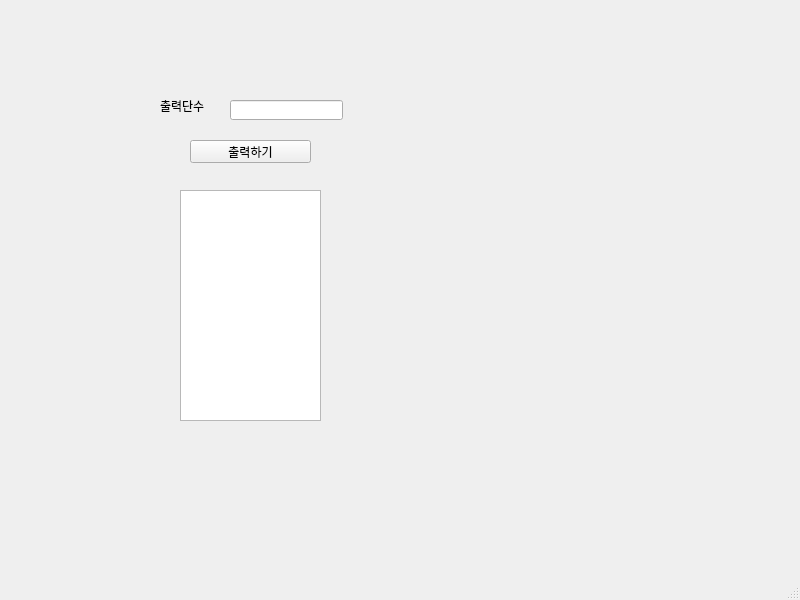
<?xml version="1.0" encoding="UTF-8"?>
<ui version="4.0">
 <class>MainWindow</class>
 <widget class="QMainWindow" name="MainWindow">
  <property name="geometry">
   <rect>
    <x>0</x>
    <y>0</y>
    <width>800</width>
    <height>600</height>
   </rect>
  </property>
  <property name="windowTitle">
   <string>MainWindow</string>
  </property>
  <widget class="QWidget" name="centralwidget">
   <widget class="QLabel" name="lbl">
    <property name="geometry">
     <rect>
      <x>160</x>
      <y>100</y>
      <width>56</width>
      <height>12</height>
     </rect>
    </property>
    <property name="text">
     <string>출력단수</string>
    </property>
   </widget>
   <widget class="QLineEdit" name="le">
    <property name="geometry">
     <rect>
      <x>230</x>
      <y>100</y>
      <width>113</width>
      <height>20</height>
     </rect>
    </property>
   </widget>
   <widget class="QPushButton" name="pb">
    <property name="geometry">
     <rect>
      <x>190</x>
      <y>140</y>
      <width>121</width>
      <height>23</height>
     </rect>
    </property>
    <property name="text">
     <string>출력하기</string>
    </property>
   </widget>
   <widget class="QTextEdit" name="td">
    <property name="geometry">
     <rect>
      <x>180</x>
      <y>190</y>
      <width>141</width>
      <height>231</height>
     </rect>
    </property>
   </widget>
  </widget>
  <widget class="QMenuBar" name="menubar">
   <property name="geometry">
    <rect>
     <x>0</x>
     <y>0</y>
     <width>800</width>
     <height>21</height>
    </rect>
   </property>
  </widget>
  <widget class="QStatusBar" name="statusbar"/>
 </widget>
 <resources/>
 <connections/>
</ui>
